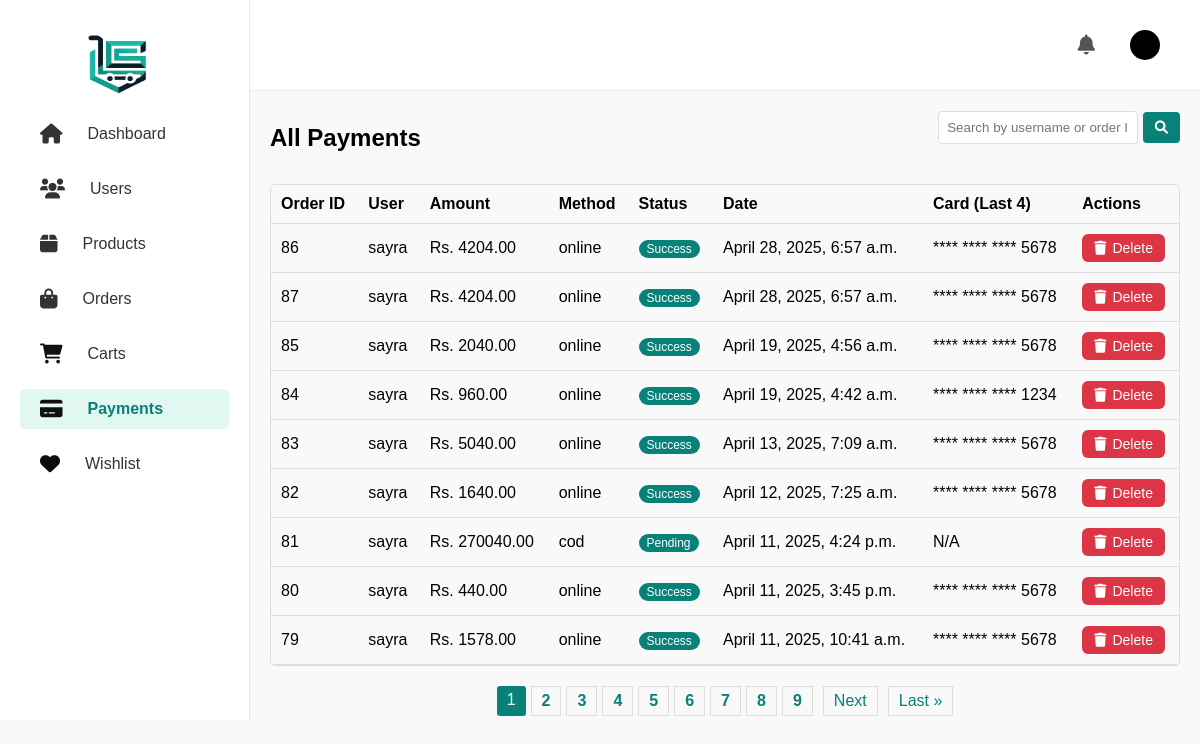
The app's page /dashboard/payments/ with its own data.
### app/models.py (models this page shows, shortened)
class OrderPlaced(models.Model):
    user = models.ForeignKey(User, on_delete=models.CASCADE)
    customer = models.ForeignKey(Customer, on_delete=models.CASCADE, related_name='orders_as_customer')
    product = models.ForeignKey(Product, on_delete=models.CASCADE)
    quantity = models.PositiveIntegerField(default=1)
    ordered_date = models.DateTimeField(auto_now_add=True)
    status = models.CharField(max_length=50, choices=STATUS_CHOICES, default='Pending')
    payment = models.ForeignKey(Payment, on_delete=models.SET_NULL, null=True, blank=True, related_name='orders')
    shipping_address = models.ForeignKey(
        Customer, on_delete=models.SET_NULL, null=True, blank=True, related_name='orders_as_shipping_address'
    )

class Payment(models.Model):
    PAYMENT_METHOD_COD = 'COD'
    PAYMENT_METHOD_ONLINE = 'Online'
    PAYMENT_METHOD_CHOICES = [
        (PAYMENT_METHOD_COD, 'Cash on Delivery'),
        (PAYMENT_METHOD_ONLINE, 'Online Payment'),
    ]
    PENDING = 'Pending'
    SUCCESS = 'Success'
    STATUS_CHOICES = [
        (PENDING, 'Pending'),
        (SUCCESS, 'Success'),
    ]
    amount = models.DecimalField(max_digits=10, decimal_places=2, default=0.00)
    method = models.CharField(max_length=20, choices=PAYMENT_METHOD_CHOICES, default=PAYMENT_METHOD_COD)
    status = models.CharField(max_length=10, choices=STATUS_CHOICES, default=PENDING)
    date = models.DateTimeField(auto_now_add=True)
    card_number = models.CharField(max_length=16, blank=True, null=True)
    expiry_month = models.CharField(max_length=2, blank=True, null=True)
    expiry_year = models.CharField(max_length=2, blank=True, null=True)
    cvv = models.CharField(max_length=3, blank=True, null=True)

### app/views.py (the view)
# urls.py: path('dashboard/payments/', views.dashboard_payments, name='dashboard_payments'),
def dashboard_payments(request):
    query = request.GET.get('q', '')
    payments = Payment.objects.prefetch_related('orders__user')
    if query:
        payments = payments.filter(
            Q(orders__id__icontains=query) |
            Q(orders__user__username__icontains=query)
        ).distinct()
    paginator = Paginator(payments.order_by('-date'), 8)
    page_number = request.GET.get('page')
    page_obj = paginator.get_page(page_number)
    return render(request, 'app/admin_dashboard_payments.html', {
        'payments': page_obj
    })

### templates/app/admin_dashboard_payments.html (shortened to what this page needs)
{% extends 'app/dashboard_static.html' %}
{% load static %}
{% block payment-content %}
<div class="customer-container">
    <div class="customer-header">
        <h1 class="customer-title">All Payments</h1>
        <form method="GET" class="search-form">
            <input type="text" name="q" value="{{ request.GET.q }}" placeholder="Search by username or order ID" class="search-input">
            <button type="submit" class="search-btn">
                <i class="fa-solid fa-magnifying-glass" style="color: #ffffff;"></i>
            </button>
        </form>
    </div>
    <div class="customer-table-container">
        <table class="customer-table">
            <thead>
                <tr>
                    <th>Order ID</th>
                    <th>User</th>
                    <th>Amount</th>
                    <th>Method</th>
                    <th>Status</th>
                    <th>Date</th>
                    <th>Card (Last 4)</th>
                    <th>Actions</th>
                </tr>
            </thead>
            <tbody>
                {% for payment in payments %}
                    {% for order in payment.orders.all %}
                    <tr>
                        <td>{{ order.id }}</td>
                        <td>{{ order.user.username }}</td>
                        <td>Rs. {{ payment.amount }}</td>
                        <td>{{ payment.method }}</td>
                        <td>
                            {% if payment.status == 'Success' %}
                                <span class="badge bg-success">Success</span>
                            {% else %}
                                <span class="badge bg-warning text-dark">Pending</span>
                            {% endif %}
                        </td>
                        <td>{{ payment.date }}</td>
                        <td>
                            {% if payment.card_number %}
                                **** **** **** {{ payment.card_number|slice:"-4:" }}
                            {% else %}
                                N/A
                            {% endif %}
                        </td>
                        <td>
                            <form action="{% url 'delete_payment' payment.id %}" method="post" onsubmit="return confirm('Are you sure you want to delete this payment?');">
                                <button type="submit" class="action-btn delete-btn">
                                    <i class="fa-solid fa-trash"></i> Delete
                                </button>
                            </form>
                        </td>
                    </tr>
                    {% endfor %}
                {% empty %}
                    <tr>
                        <td colspan="8">No payments found.</td>
                    </tr>
                {% endfor %}
            </tbody>
        </table>
    </div>
    <div class="pagination">
        <span class="step-links">
            <span class="page-numbers">
                {% for num in payments.paginator.page_range %}
                    {% if payments.number == num %}
                        <span class="current-page">{{ num }}</span>
                    {% else %}
                        <a href="?page={{ num }}{% if request.GET.q %}&q={{ request.GET.q }}{% endif %}" class="page-link">{{ num }}</a>
                    {% endif %}
                {% endfor %}
            </span>
            {% if payments.has_next %}
                <a href="?page={{ payments.next_page_number }}{% if request.GET.q %}&q={{ request.GET.q }}{% endif %}" class="pagination-arrow">Next</a>
                <a href="?page={{ payments.paginator.num_pages }}{% if request.GET.q %}&q={{ request.GET.q }}{% endif %}" class="pagination-arrow">Last &raquo;</a>
            {% endif %}
        </span>
    </div>
</div>
{% endblock payment-content %}

### templates/app/dashboard_static.html (style rules this page uses)
* { margin: 0; padding: 0; box-sizing: border-box; }
body { font-family: Arial, sans-serif; display: flex; height: 100vh; background-color: #f9f9f9; }
.badge { background-color: #088178; color: #fff; border-radius: 12px; padding: 2px 8px; font-size: 12px; }
.customer-container { font-family: Arial, sans-serif; margin: 20px; }
.customer-header { display: flex; justify-content: space-between; align-items: center; margin-bottom: 20px; }
.customer-title { font-size: 24px; margin: 0; }
.customer-table-container { border: 1px solid #ddd; border-radius: 5px; overflow: hidden; }
.customer-table { width: 100%; border-collapse: collapse; }
.customer-table thead { background-color: #f9f9f9; }
.customer-table th, .customer-table td { padding: 10px; text-align: left; border-bottom: 1px solid #ddd; }
.customer-table th { font-weight: bold; }
td { text-align: center; padding: 10px; }
.pagination { display: flex; justify-content: center; align-items: center; margin-top: 20px; }
.step-links { display: flex; gap: 10px; }
.page-numbers { display: flex; gap: 5px; }
.page-link, .pagination-arrow { text-decoration: none; padding: 5px 10px; border: 1px solid #ddd; color: #088178; font-weight: bold; }
.current-page { background-color: #088178; color: white; padding: 5px 10px; border-radius: 3px; }
.pagination-arrow { font-weight: normal; }
.search-form { margin-bottom: 20px; }
.search-input { padding: 8px; border: 1px solid #ddd; border-radius: 4px; width: 200px; }
.search-btn { padding: 8px 12px; background-color: #088178; color: white; border: none; border-radius: 4px; cursor: pointer; }

### templates/app/admin_dashboard_payments.html (style rules this page uses)
.action-btn { padding: 6px 12px; border: none; border-radius: 6px; font-size: 14px; font-weight: 500; color: white; cursor: pointer; text-decoration: none; display: inline-flex; align-items: center; gap: 6px; transition: background-color 0.3s ease; }
.delete-btn { background-color: #dc3545; }

### records on screen
Payment: amount "4204.00", method "online", date "April 28, 2025, 6:57 a.m.", card_number "5678"
OrderPlaced: id "86", user.username "sayra", shows "Success"
OrderPlaced: id "87", user.username "sayra", shows "Success"
Payment: amount "2040.00", method "online", date "April 19, 2025, 4:56 a.m.", card_number "5678"
OrderPlaced: id "85", user.username "sayra", shows "Success"
Payment: amount "960.00", method "online", date "April 19, 2025, 4:42 a.m.", card_number "1234"
OrderPlaced: id "84", user.username "sayra", shows "Success"
Payment: amount "5040.00", method "online", date "April 13, 2025, 7:09 a.m.", card_number "5678"
OrderPlaced: id "83", user.username "sayra", shows "Success"
Payment: amount "1640.00", method "online", date "April 12, 2025, 7:25 a.m.", card_number "5678"
OrderPlaced: id "82", user.username "sayra", shows "Success"
Payment: amount "270040.00", method "cod", date "April 11, 2025, 4:24 p.m."
OrderPlaced: id "81", user.username "sayra", shows "Pending", shows "N/A"
Payment: amount "440.00", method "online", date "April 11, 2025, 3:45 p.m.", card_number "5678"
OrderPlaced: id "80", user.username "sayra", shows "Success"
Payment: amount "1578.00", method "online", date "April 11, 2025, 10:41 a.m.", card_number "5678"
OrderPlaced: id "79", user.username "sayra", shows "Success"

### other values on screen
{{ num }} "1"
{{ num }} "2" "3" "4" "5" "6" "7" "8" "9"
